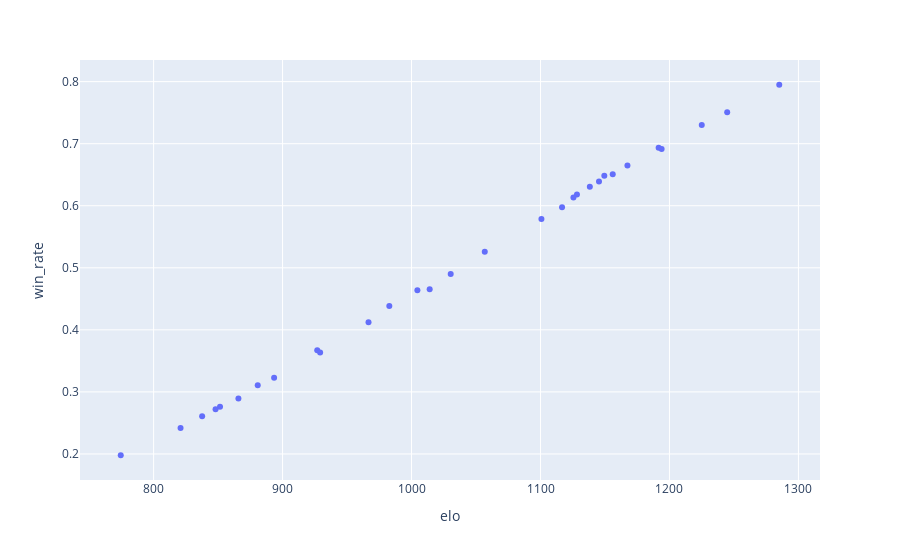

Write notebook code for a chart like this one.
### Code cell


### Figure 1 — Plotly figure (JSON) as saved in the notebook; plotly's stock layout.template omitted (floating-point values rounded to 4 significant figures)
{"data": [{"hovertemplate": "elo=%{x}<br>win_rate=%{y}<extra></extra>", "legendgroup": "", "marker": {"color": "#636efa", "symbol": "circle"}, "mode": "markers", "name": "", "orientation": "v", "showlegend": false, "type": "scatter", "x": [1285.0, 1245.0, 1225.0, 1192.0, 1194.0, 1167.0, 1156.0, 1149.0, 1145.0, 1138.0, 1128.0, 1126.0, 1117.0, 1101.0, 1057.0, 1030.0, 1014.0, 1005.0, 982.8, 966.6, 926.9, 929.1, 893.4, 880.7, 865.8, 851.5, 848.0, 837.6, 820.9, 774.5], "xaxis": "x", "y": [0.795, 0.7507, 0.7301, 0.6936, 0.6916, 0.6651, 0.6506, 0.6483, 0.639, 0.6306, 0.6183, 0.6133, 0.5977, 0.5787, 0.526, 0.4899, 0.4654, 0.4639, 0.4385, 0.4123, 0.3671, 0.3633, 0.3227, 0.3107, 0.2893, 0.2762, 0.2719, 0.2606, 0.2418, 0.1979], "yaxis": "y"}], "layout": {"legend": {"tracegroupgap": 0}, "margin": {"t": 60}, "xaxis": {"anchor": "y", "domain": [0, 1], "title": {"text": "elo"}}, "yaxis": {"anchor": "x", "domain": [0, 1], "title": {"text": "win_rate"}}}}
